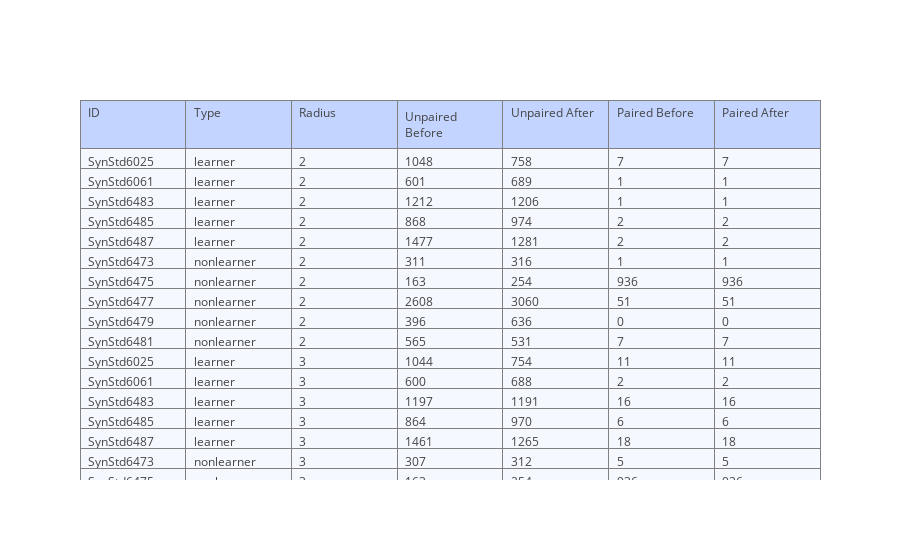

The notebook cell saved with this chart:
### Markdown cell above
Compute some basic Statistics

### Code cell
cols = ['ID', 'Type', 'Radius', 'Unpaired Before', 'Unpaired After','Paired Before','Paired After']
c1, c2, c3, c4, c5, c6, c7 = [],[],[],[],[],[],[]

for r, s in pairs.items():
    for id,d in s.items():
        c1.append(id)
        c2.append(d['type'])
        c3.append(r)
        c4.append(len(d['unpaired_before'].index))
        c5.append(len(d['unpaired_after'].index))
        c6.append(len(d['paired_before'].index))
        c7.append(len(d['paired_before'].index))
    
trace = go.Table(
    header=dict(values=cols,
                fill = dict(color='#C2D4FF'),
                align = ['left'] * 5),
    cells=dict(values=[c1, c2, c3, c4, c5, c6, c7],
               fill = dict(color='#F5F8FF'),
               align = ['left'] * 5))

data = [trace] 
py.offline.iplot(data, filename = 'pandas_table')

### Figure 1 — Plotly figure (JSON) as saved in the notebook; plotly's stock layout.template omitted (floating-point values rounded to 4 significant figures; data arrays with more than 128 entries replaced by an {"elided": "..."} marker saying what was removed)
{"data": [{"cells": {"align": ["left", "left", "left", "left", "left"], "fill": {"color": "#F5F8FF"}, "values": {"elided": "7x30 mixed values"}}, "header": {"align": ["left", "left", "left", "left", "left"], "fill": {"color": "#C2D4FF"}, "values": ["ID", "Type", "Radius", "Unpaired Before", "Unpaired After", "Paired Before", "Paired After"]}, "type": "table"}], "layout": {}}
